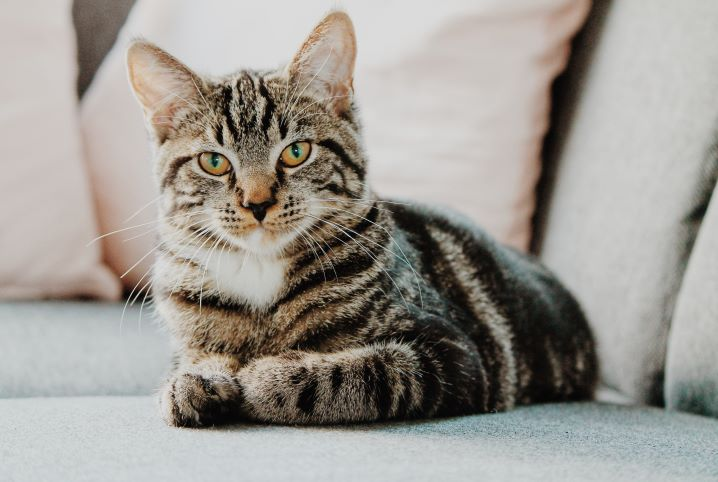
#> input picture imgToCartoon/gato.jpg, 718 x 482 px, found by its file name
$ python -i imgToCartoon.py   (imports and definitions only)
#> lines starting #> are read from the running program, lines starting #| are printed output that depends on the picture; after the words box and inside, x2 and y2 are one past the last pixel; in counts of white or black regions, pixels touching at a corner belong together
import cv2 as cv2
import numpy as np
import os


def ImgToCartoon(caminho):
#> called with caminho = 'gato.jpg'
    path=r'C:\\uploads\\'+caminho
    #carregar imagem
    img = cv2.imread(path)
#> img is the input picture: shape (482, 718, 3); mean B, G, R 147.1, 153.4, 157.4
    #passa os parametros para a lib
    gray = cv2.cvtColor(img, cv2.COLOR_BGR2GRAY)
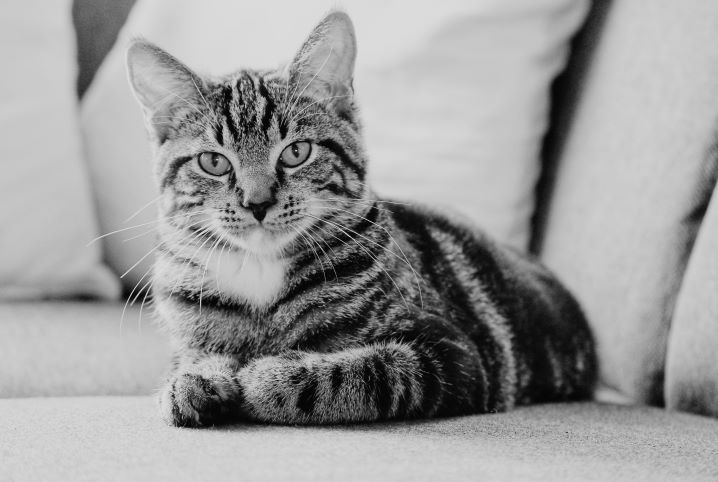
#> gray: shape (482, 718); min 0, max 238, mean 153.9
    gray = cv2.medianBlur(gray,5)
    edges = cv2.adaptiveThreshold(gray,255,cv2.ADAPTIVE_THRESH_MEAN_C, cv2.THRESH_BINARY,9,9)
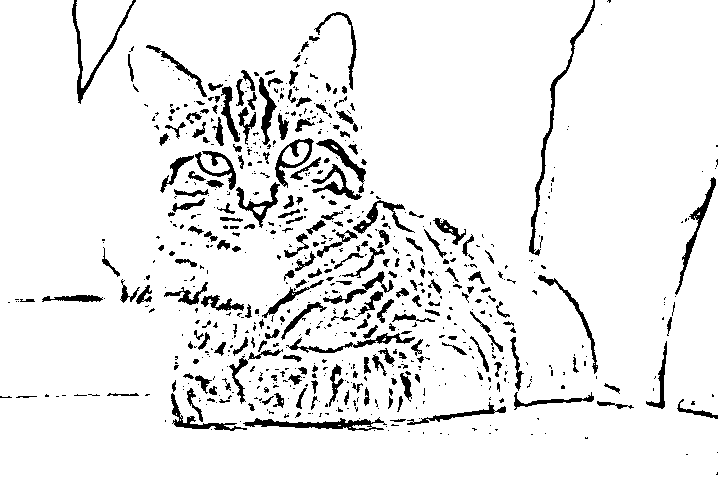
#> edges: shape (482, 718); 92.1% white; 711 black regions (487 under 20 px), largest, box (x1, y1, x2, y2) and area: (529, 0, 595, 256) 974, (243, 417, 387, 431) 826, (72, 0, 136, 104) 705
    #CARTONIZA A IMAGEM
    color=cv2.bilateralFilter(img,9,250,250)
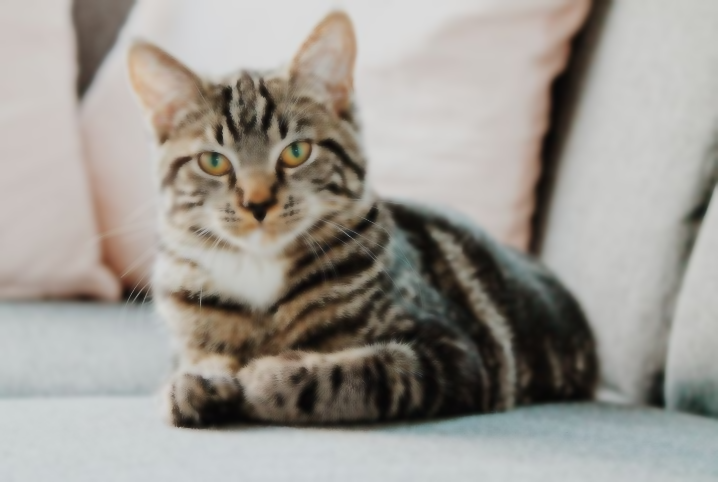
#> color: shape (482, 718, 3); mean B, G, R 147.1, 153.4, 157.4
    cartoon=cv2.bitwise_and(color,color,mask=edges)
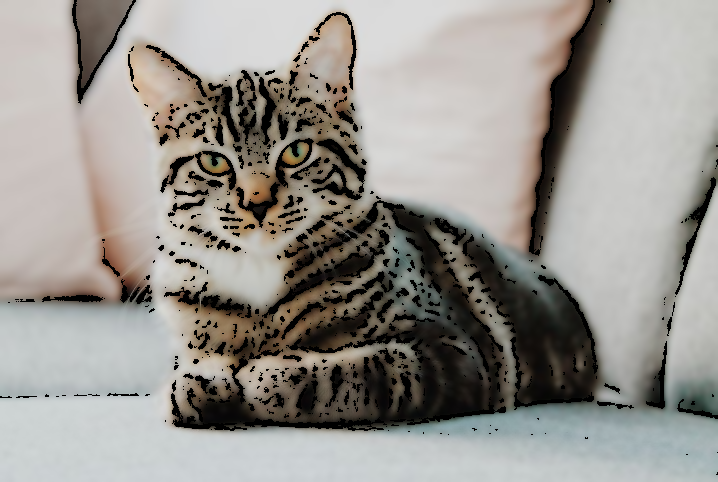
#> cartoon: shape (482, 718, 3); mean B, G, R 142.6, 147.9, 151.1
    #especificando o Diretório
    directory='C:\\Users\\mathe\\OneDrive\\Documentos\\Python\\imgToCartoon\\images\\'
    os.chdir(directory)
    #Salvando o arquivo
    cv2.imwrite(caminho,cartoon)
    #img_pronta=directory+caminho
    return caminho

>>> result = ImgToCartoon('gato.jpg')
